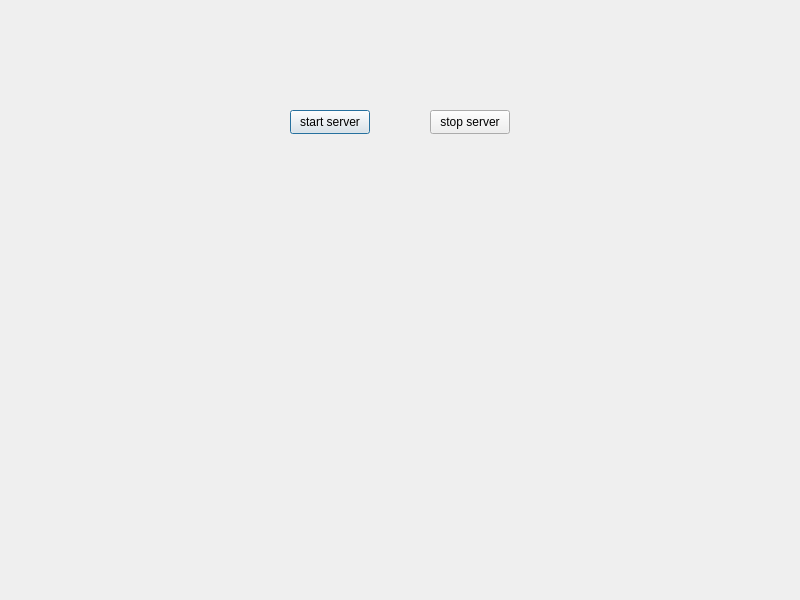
<?xml version="1.0" encoding="UTF-8"?>
<ui version="4.0">
 <class>Dialog</class>
 <widget class="QDialog" name="Dialog">
  <property name="geometry">
   <rect>
    <x>0</x>
    <y>0</y>
    <width>800</width>
    <height>600</height>
   </rect>
  </property>
  <property name="windowTitle">
   <string>Dialog</string>
  </property>
  <widget class="QPushButton" name="testBtn">
   <property name="geometry">
    <rect>
     <x>290</x>
     <y>110</y>
     <width>80</width>
     <height>24</height>
    </rect>
   </property>
   <property name="text">
    <string>start server</string>
   </property>
  </widget>
  <widget class="QPushButton" name="stopServerBtn">
   <property name="geometry">
    <rect>
     <x>430</x>
     <y>110</y>
     <width>80</width>
     <height>24</height>
    </rect>
   </property>
   <property name="text">
    <string>stop server</string>
   </property>
  </widget>
 </widget>
 <resources/>
 <connections/>
</ui>
